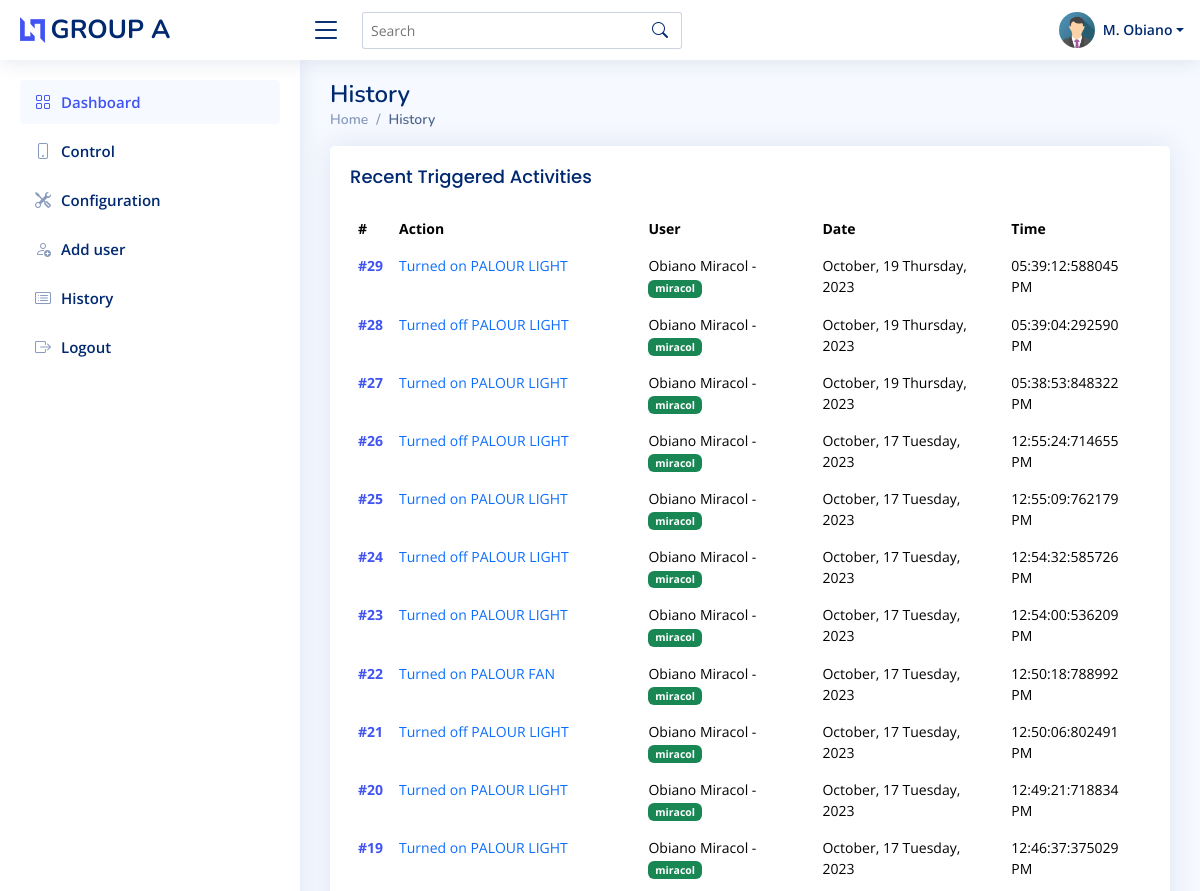
Before: /logs/ (signed in, upper part) with the older database file.
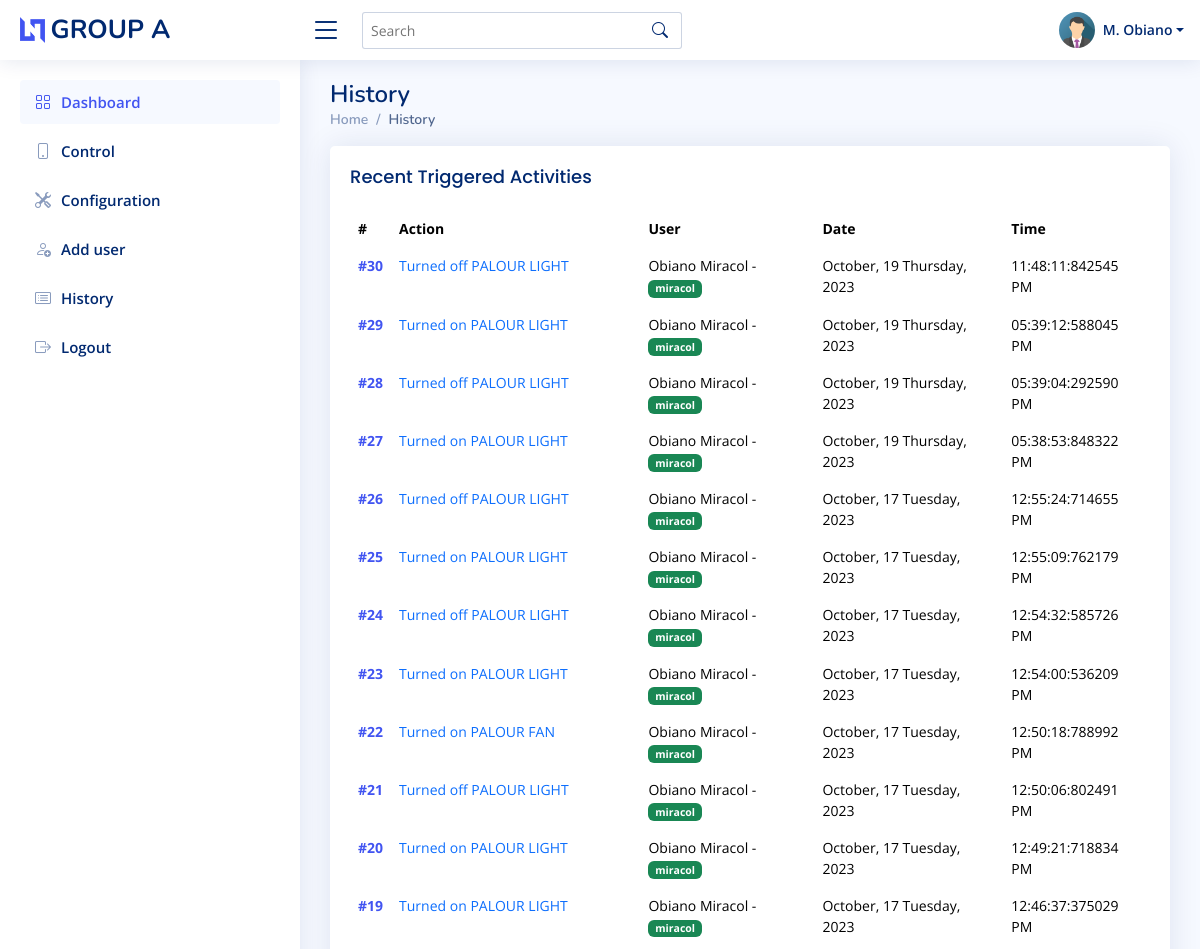
After: the same page with the newer database file.
### account/models.py (models this page shows, shortened)
class History(models.Model):
    action = models.CharField(max_length=100)
    user = models.ForeignKey(User, on_delete=models.CASCADE)
    created_on = models.DateTimeField(default=timezone.now)
    ip_address = models.CharField(max_length=20)
    ref = models.UUIDField(default=uuid.uuid4, editable=False)
    class Meta:
        ordering = ['-created_on']

class User(AbstractUser):
    phone = models.CharField(max_length=20, blank=True, null=True)
    password_reset = models.BooleanField(default=False)
    image = models.ImageField(default='passport.jpg', upload_to='passport')
    role = models.CharField(max_length=255, blank=True, null=True)
    threat_counter = models.IntegerField(default=0)
    disable_reason = models.TextField(max_length=200, blank=True, null=True)
    ip_address = models.CharField(max_length=20, blank=True, null=True)

### account/decorators.py (the view)
        def wrapper_func(request, *args, **kwargs):
            group = None
            if request.user.groups.exists():
                group = request.user.groups.all()[0].name
            if group in allowed_roles:
                return view_func(request, *args, **kwargs)
            else:
                return render(request,'account/404.html')

### account/context_processors.py (called while the page is built)
def config_objects(request):
    from .models import Config
    if not Config.objects.all().exists():
        Config.objects.create()
    return {'config': Config.objects.get(id=1)}

### account/views.py (called while the page is built)
@login_required(login_url='login')
@allowed_users(allowed_roles=['visitor','admin'])
def viewLog(request):
    history = History.objects.all()
    context = {'history':history}
    return render(request, 'account/logs.html', context)

### account/templates/account/logs.html
{% extends 'account/main.html' %}
{% load static %}
{% block content %}
<div class="pagetitle">
    <h1>History</h1>
    <nav>
      <ol class="breadcrumb">
        <li class="breadcrumb-item"><a href="{% url 'home' %}">Home</a></li>
        <li class="breadcrumb-item active">History</li>
      </ol>
    </nav>
</div>
<section class="section dashboard">
    <div class="row">
      <div class="col-12">
        <div class="card recent-sales overflow-auto">
          <div class="card-body">
            <h5 class="card-title">Recent Triggered Activities</h5>
            <table class="table table-borderless datatable">
              <thead>
                <tr>
                  <th scope="col">#</th>
                  <th scope="col">Action</th>
                  <th scope="col">User</th>
                  <th scope="col">Date</th>
                  <th scope="col">Time</th>
                </tr>
              </thead>
              <tbody>
                {% for log in history %}
                <tr>
                  <th scope="row"><a href="#">#{{log.id}}</a></th>
                  <td><a href="#" class="text-primary">{{log.action}}</a></td>
                  <td>{{log.user.last_name}} {{log.user.first_name}} - <span class="badge bg-success">{{log.user.username}}</span></td>
                  <td><span>{{log.created_on | date:"F, j l, Y"}}</span></td>
                  <td><span>{{log.created_on | date:"h:i:s:u A"}}</span></td>
                </tr>
                {% endfor %}
              </tbody>
            </table>
          </div>
        </div>
      </div>
    </div>
  </section>
{% endblock content %}

Changed rows visible on the page:
added History: id "30", action "Turned off PALOUR LIGHT", user.last_name "Obiano", user.first_name "Miracol", user.username "miracol", created_on "October, 19 Thursday, 2023", created_on "11:48:11:842545 PM"
